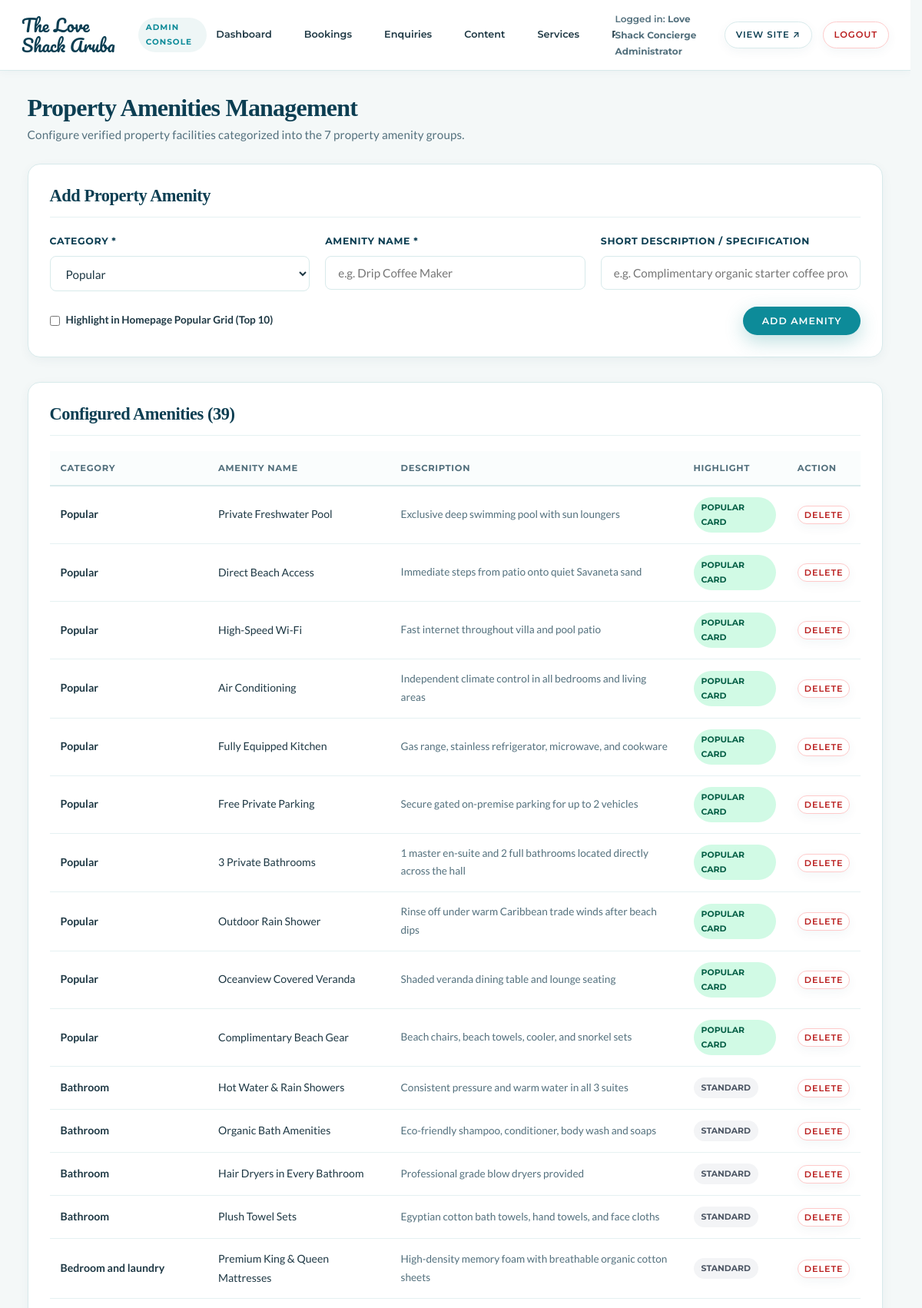
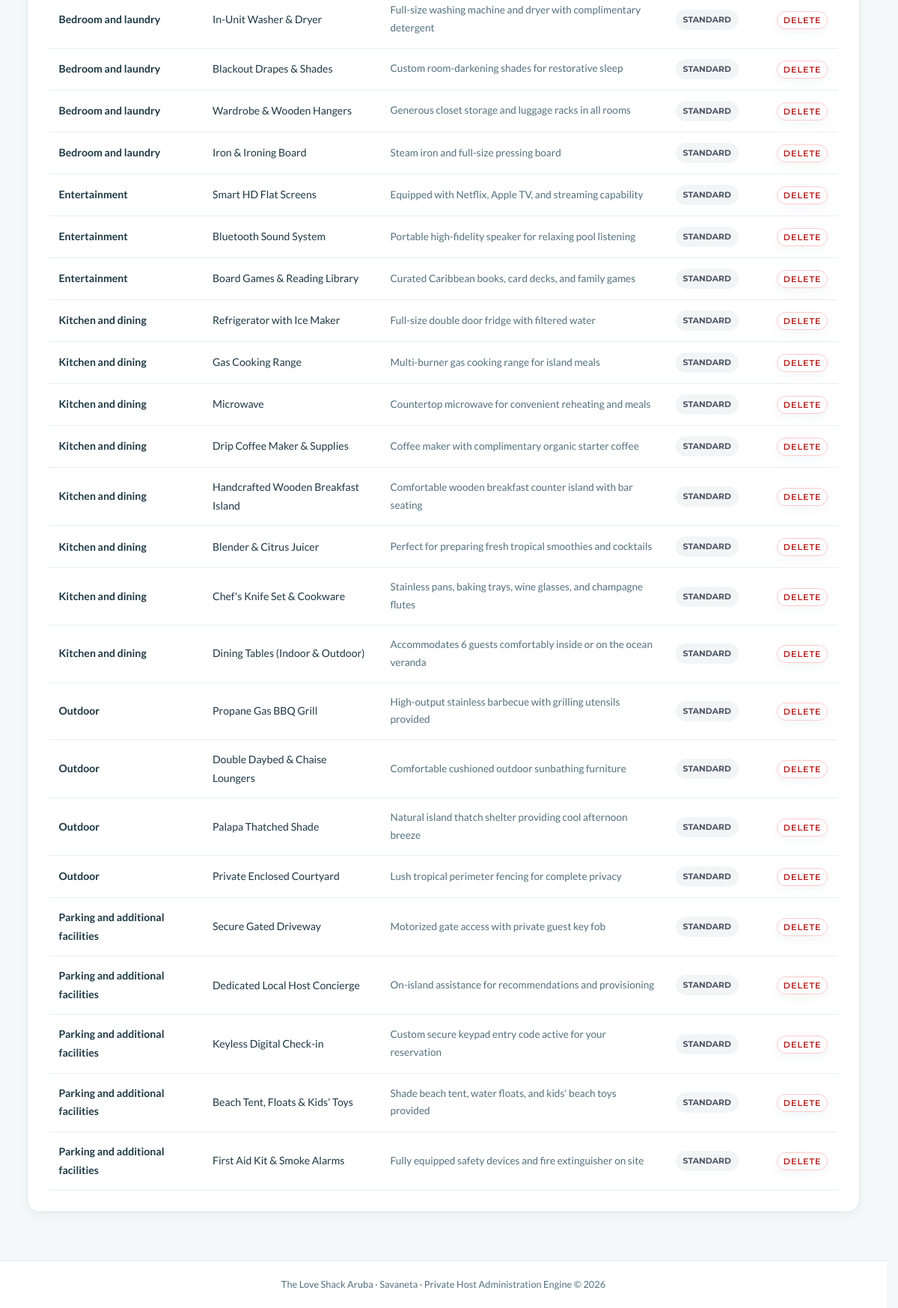
/admin/amenities.php (signed in), run on the app's committed database (2 pictures, top to bottom).
### tables this page shows
CREATE TABLE `amenities` (
  `id` INT AUTO_INCREMENT PRIMARY KEY,
  `property_id` INT NOT NULL,
  `category` ENUM('Popular','Bathroom','Bedroom and laundry','Entertainment','Kitchen and dining','Outdoor','Parking and additional facilities') NOT NULL,
  `name` VARCHAR(128) NOT NULL,
  `description` VARCHAR(255) NULL,
  `icon_svg` TEXT NULL,
  `is_popular` TINYINT(1) NOT NULL DEFAULT 0,
  `display_order` INT NOT NULL DEFAULT 1,
  `is_active` TINYINT(1) NOT NULL DEFAULT 1,
  FOREIGN KEY (`property_id`) REFERENCES `properties`(`id`) ON DELETE CASCADE
);

### admin/amenities.php (the view, shortened to what this page needs)
<?php
require_once __DIR__ . '/includes/admin_header.php';
$pdo = get_db_connection();
$categories = [
    'Popular',
    'Bathroom',
    'Bedroom and laundry',
    'Entertainment',
    'Kitchen and dining',
    'Outdoor',
    'Parking and additional facilities'
];
$amenitiesList = [];
if ($pdo) {
    try {
        $stmt = $pdo->query("SELECT * FROM amenities WHERE property_id = 1 ORDER BY category ASC, display_order ASC");
        $amenitiesList = $stmt->fetchAll();
    } catch (Exception $e) {
        error_log("Error fetching amenities: " . $e->getMessage());
    }
}
?>
<div class="admin-header-row">
  <div>
    <h1>Property Amenities Management</h1>
    <p>Configure verified property facilities categorized into the 7 property amenity groups.</p>
  </div>
</div>
<div class="admin-card">
  <div class="admin-card-header">
    <h2>Add Property Amenity</h2>
  </div>
  <form method="POST" action="amenities.php">
    <div class="admin-grid-3">
      <div class="admin-form-group">
        <label for="category">Category *</label>
        <select id="category" name="category" required>
          <?php foreach ($categories as $cat): ?>
            <option value="<?= htmlspecialchars($cat) ?>"><?= htmlspecialchars($cat) ?></option>
          <?php endforeach; ?>
        </select>
      </div>
      <div class="admin-form-group">
        <label for="name">Amenity Name *</label>
        <input type="text" id="name" name="name" placeholder="e.g. Drip Coffee Maker" required>
      </div>
      <div class="admin-form-group">
        <label for="description">Short Description / Specification</label>
        <input type="text" id="description" name="description" placeholder="e.g. Complimentary organic starter coffee provided">
      </div>
    </div>
    <div style="display: flex; align-items: center; justify-content: space-between;">
      <label style="display: flex; align-items: center; gap: 8px; font-weight: 600; font-size: 0.85rem; cursor: pointer;">
        <input type="checkbox" name="is_popular" value="1" style="width: auto;">
        Highlight in Homepage Popular Grid (Top 10)
      </label>
      <button type="submit" class="btn btn-teal" style="padding: 10px 24px; font-size: 0.78rem;">
        Add Amenity
      </button>
    </div>
  </form>
</div>
<div class="admin-card">
  <div class="admin-card-header">
    <h2>Configured Amenities (<?= count($amenitiesList) ?>)</h2>
  </div>
  <div class="admin-table-wrap">
    <table class="admin-table">
      <thead>
        <tr>
          <th>Category</th>
          <th>Amenity Name</th>
          <th>Description</th>
          <th>Highlight</th>
          <th>Action</th>
        </tr>
      </thead>
      <tbody>
        <?php foreach ($amenitiesList as $a): ?>
          <tr>
            <td><strong><?= htmlspecialchars($a['category']) ?></strong></td>
            <td><?= htmlspecialchars($a['name']) ?></td>
            <td style="color: var(--color-text-muted); font-size: 0.85rem;">
              <?= htmlspecialchars($a['description'] ?: '—') ?>
            </td>
            <td>
              <?php if (!empty($a['is_popular'])): ?>
                <span class="badge badge-confirmed">POPULAR CARD</span>
              <?php else: ?>
                <span class="badge badge-read">STANDARD</span>
              <?php endif; ?>
            </td>
            <td>
              <form method="POST" action="amenities.php" onsubmit="return confirm('Delete this amenity?');" style="display:inline;">
                <button type="submit" class="btn btn-outline" style="padding: 4px 8px; font-size: 0.7rem; border-color: #fecaca; color: #b91c1c;">
                  Delete
                </button>
              </form>
            </td>
          </tr>
        <?php endforeach; ?>
      </tbody>
    </table>
  </div>
</div>
<?php require_once __DIR__ . '/includes/admin_footer.php'; ?>

### admin/includes/admin_header.php (style rules this page uses)
body.admin-body { background-color: #f4f8f8; font-family: var(--font-body); color: var(--color-text-body); min-height: 100vh; display: flex; flex-direction: column; }
.admin-header-row { display: flex; justify-content: space-between; align-items: flex-end; margin-bottom: 24px; flex-wrap: wrap; gap: 16px; }
.admin-header-row h1 { font-size: 2rem; color: var(--color-primary); margin-bottom: 4px; }
.admin-header-row p { color: var(--color-text-muted); font-size: 0.95rem; }
.admin-card { background: var(--color-white); border: 1px solid var(--color-border); border-radius: var(--radius-md); padding: 28px; box-shadow: var(--shadow-sm); margin-bottom: 32px; }
.admin-card-header { display: flex; justify-content: space-between; align-items: center; margin-bottom: 20px; padding-bottom: 14px; border-bottom: 1px solid var(--color-border-light); }
.admin-card-header h2 { font-size: 1.4rem; color: var(--color-primary); margin: 0; }
.admin-table-wrap { overflow-x: auto; }
table.admin-table { width: 100%; border-collapse: collapse; font-size: 0.88rem; }
table.admin-table th { font-family: var(--font-ui); font-size: 0.72rem; font-weight: 700; text-transform: uppercase; letter-spacing: 0.06em; color: var(--color-text-muted); text-align: left; padding: 12px 14px; border-bottom: 2px solid var(--color-border); background: #fafdfd; }
table.admin-table td { padding: 14px; border-bottom: 1px solid var(--color-border-light); vertical-align: middle; }
.badge { font-family: var(--font-ui); font-size: 0.68rem; font-weight: 700; padding: 4px 10px; border-radius: var(--radius-pill); display: inline-block; text-transform: uppercase; }
.badge-confirmed { background: #d1fae5; color: #065f46; }
.badge-read { background: #f3f4f6; color: #4b5563; }
.admin-form-group { margin-bottom: 20px; }
.admin-form-group label { display: block; font-family: var(--font-ui); font-size: 0.78rem; font-weight: 700; text-transform: uppercase; letter-spacing: 0.05em; color: var(--color-primary); margin-bottom: 8px; }
.admin-form-group input, .admin-form-group select, .admin-form-group textarea { width: 100%; padding: 12px 16px; border: 1px solid var(--color-border); border-radius: var(--radius-sm); font-family: var(--font-body); font-size: 0.95rem; color: var(--color-text-body); background: var(--color-white); transition: border-color var(--transition-fast); }
.admin-grid-3 { display: grid; grid-template-columns: repeat(3, 1fr); gap: 20px; }

### data on the page
amenities: category "Popular", name "Private Freshwater Pool", description "Exclusive deep swimming pool with sun loungers", is_popular "POPULAR CARD"
amenities: category "Popular", name "Direct Beach Access", description "Immediate steps from patio onto quiet Savaneta sand", is_popular "POPULAR CARD"
amenities: category "Popular", name "High-Speed Wi-Fi", description "Fast internet throughout villa and pool patio", is_popular "POPULAR CARD"
amenities: category "Popular", name "Air Conditioning", description "Independent climate control in all bedrooms and living areas", is_popular "POPULAR CARD"
amenities: category "Popular", name "Fully Equipped Kitchen", description "Gas range, stainless refrigerator, microwave, and cookware", is_popular "POPULAR CARD"
amenities: category "Popular", name "Free Private Parking", description "Secure gated on-premise parking for up to 2 vehicles", is_popular "POPULAR CARD"
amenities: category "Popular", name "3 Private Bathrooms", description "1 master en-suite and 2 full bathrooms located directly across the hall", is_popular "POPULAR CARD"
amenities: category "Popular", name "Outdoor Rain Shower", description "Rinse off under warm Caribbean trade winds after beach dips", is_popular "POPULAR CARD"
amenities: category "Popular", name "Oceanview Covered Veranda", description "Shaded veranda dining table and lounge seating", is_popular "POPULAR CARD"
amenities: category "Popular", name "Complimentary Beach Gear", description "Beach chairs, beach towels, cooler, and snorkel sets", is_popular "POPULAR CARD"
amenities: category "Bathroom", name "Hot Water & Rain Showers", description "Consistent pressure and warm water in all 3 suites", is_popular "STANDARD"
amenities: category "Bathroom", name "Organic Bath Amenities", description "Eco-friendly shampoo, conditioner, body wash and soaps", is_popular "STANDARD"
amenities: category "Bathroom", name "Hair Dryers in Every Bathroom", description "Professional grade blow dryers provided", is_popular "STANDARD"
amenities: category "Bathroom", name "Plush Towel Sets", description "Egyptian cotton bath towels, hand towels, and face cloths", is_popular "STANDARD"
amenities: category "Bedroom and laundry", name "Premium King & Queen Mattresses", description "High-density memory foam with breathable organic cotton sheets", is_popular "STANDARD"
amenities: category "Bedroom and laundry", name "In-Unit Washer & Dryer", description "Full-size washing machine and dryer with complimentary detergent", is_popular "STANDARD"
amenities: category "Bedroom and laundry", name "Blackout Drapes & Shades", description "Custom room-darkening shades for restorative sleep", is_popular "STANDARD"
amenities: category "Bedroom and laundry", name "Wardrobe & Wooden Hangers", description "Generous closet storage and luggage racks in all rooms", is_popular "STANDARD"
amenities: category "Bedroom and laundry", name "Iron & Ironing Board", description "Steam iron and full-size pressing board", is_popular "STANDARD"
amenities: category "Entertainment", name "Smart HD Flat Screens", description "Equipped with Netflix, Apple TV, and streaming capability", is_popular "STANDARD"
amenities: category "Entertainment", name "Bluetooth Sound System", description "Portable high-fidelity speaker for relaxing pool listening", is_popular "STANDARD"
amenities: category "Entertainment", name "Board Games & Reading Library", description "Curated Caribbean books, card decks, and family games", is_popular "STANDARD"
amenities: category "Kitchen and dining", name "Refrigerator with Ice Maker", description "Full-size double door fridge with filtered water", is_popular "STANDARD"
amenities: category "Kitchen and dining", name "Gas Cooking Range", description "Multi-burner gas cooking range for island meals", is_popular "STANDARD"
amenities: category "Kitchen and dining", name "Microwave", description "Countertop microwave for convenient reheating and meals", is_popular "STANDARD"
amenities: category "Kitchen and dining", name "Drip Coffee Maker & Supplies", description "Coffee maker with complimentary organic starter coffee", is_popular "STANDARD"
amenities: category "Kitchen and dining", name "Handcrafted Wooden Breakfast Island", description "Comfortable wooden breakfast counter island with bar seating", is_popular "STANDARD"
amenities: category "Kitchen and dining", name "Blender & Citrus Juicer", description "Perfect for preparing fresh tropical smoothies and cocktails", is_popular "STANDARD"
amenities: category "Kitchen and dining", name "Chef's Knife Set & Cookware", description "Stainless pans, baking trays, wine glasses, and champagne flutes", is_popular "STANDARD"
amenities: category "Kitchen and dining", name "Dining Tables (Indoor & Outdoor)", description "Accommodates 6 guests comfortably inside or on the ocean veranda", is_popular "STANDARD"
amenities: category "Outdoor", name "Propane Gas BBQ Grill", description "High-output stainless barbecue with grilling utensils provided", is_popular "STANDARD"
amenities: category "Outdoor", name "Double Daybed & Chaise Loungers", description "Comfortable cushioned outdoor sunbathing furniture", is_popular "STANDARD"
amenities: category "Outdoor", name "Palapa Thatched Shade", description "Natural island thatch shelter providing cool afternoon breeze", is_popular "STANDARD"
amenities: category "Outdoor", name "Private Enclosed Courtyard", description "Lush tropical perimeter fencing for complete privacy", is_popular "STANDARD"
amenities: category "Parking and additional facilities", name "Secure Gated Driveway", description "Motorized gate access with private guest key fob", is_popular "STANDARD"
amenities: category "Parking and additional facilities", name "Dedicated Local Host Concierge", description "On-island assistance for recommendations and provisioning", is_popular "STANDARD"
amenities: category "Parking and additional facilities", name "Keyless Digital Check-in", description "Custom secure keypad entry code active for your reservation", is_popular "STANDARD"
amenities: category "Parking and additional facilities", name "Beach Tent, Floats & Kids' Toys", description "Shade beach tent, water floats, and kids' beach toys provided", is_popular "STANDARD"
amenities: category "Parking and additional facilities", name "First Aid Kit & Smoke Alarms", description "Fully equipped safety devices and fire extinguisher on site", is_popular "STANDARD"

### other printed values
$settings['site_title'] "The Love Shack Aruba"
$adminUser "Love Shack Concierge Administrator"
count($amenitiesList) "39"
form field category "Popular"
